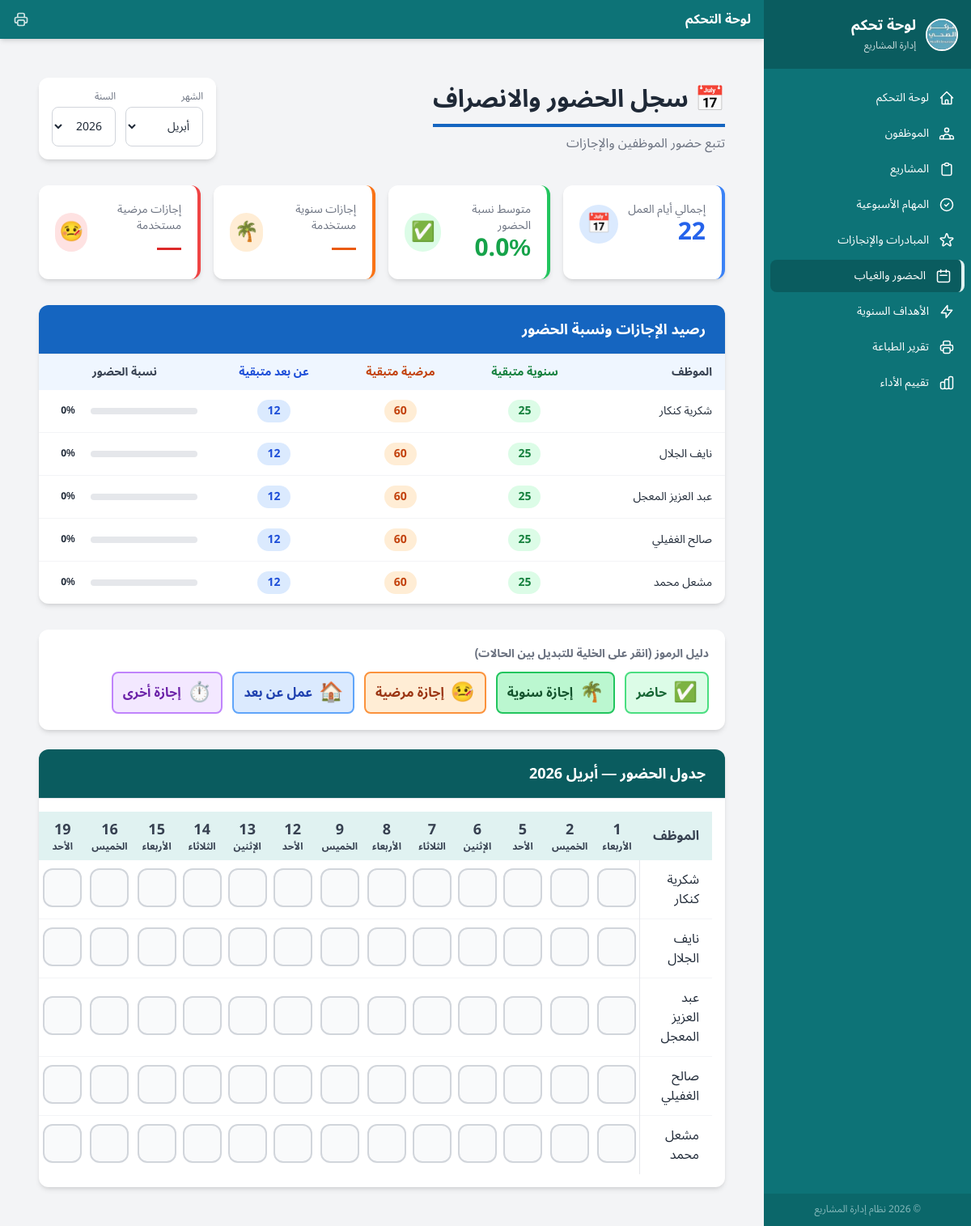
Page /attendance (signed in) on the committed database.
### models.py (models this page shows)
class Employee(db.Model):
    __tablename__ = 'employees'
    id = db.Column(db.Integer, primary_key=True)
    name = db.Column(db.String(100), nullable=False)
    annual_leave_total = db.Column(db.Integer, default=25)
    sick_leave_total = db.Column(db.Integer, default=60)
    remote_days_total = db.Column(db.Integer, default=12)
    is_active = db.Column(db.Boolean, default=True)
    created_at = db.Column(db.DateTime, default=datetime.utcnow)
    portfolios = db.relationship('Portfolio', secondary=employee_portfolios, backref=db.backref('employees', lazy='dynamic'))
    projects = db.relationship('Project', backref='employee', lazy='dynamic')
    attendance_records = db.relationship('Attendance', backref='employee', lazy='dynamic')
    annual_goals = db.relationship('AnnualGoal', backref='employee', lazy='dynamic', order_by='AnnualGoal.id')
    def used_annual(self):
        return Attendance.query.filter_by(employee_id=self.id, status='annual').count()
    def used_sick(self):
        return Attendance.query.filter_by(employee_id=self.id, status='sick').count()
    def used_remote(self):
        return Attendance.query.filter_by(employee_id=self.id, status='remote').count()
    def remaining_annual(self):
        return self.annual_leave_total - self.used_annual()
    def remaining_sick(self):
        return self.sick_leave_total - self.used_sick()
    def remaining_remote(self):
        return self.remote_days_total - self.used_remote()

### app.py (the view)
@app.route('/attendance')
@login_required
def attendance_page():
    employees = Employee.query.filter_by(is_active=True).all()
    year = request.args.get('year', datetime.date.today().year, type=int)
    month = request.args.get('month', datetime.date.today().month, type=int)
    cal = calendar.Calendar(firstweekday=6)
    working_days = []
    for d in cal.itermonthdates(year, month):
        if d.month == month and d.weekday() in (6, 0, 1, 2, 3):
            working_days.append(d)
    day_names_map = {6: 'الأحد', 0: 'الإثنين', 1: 'الثلاثاء', 2: 'الأربعاء', 3: 'الخميس'}
    days_info = [{'date': d.isoformat(), 'day_num': d.day, 'day_name': day_names_map[d.weekday()]} for d in working_days]
    records = {}
    for att in Attendance.query.filter(Attendance.date.like(f'{year}-{month:02d}%')).all():
        records[(att.employee_id, att.date)] = att.status
    months_ar = ["يناير","فبراير","مارس","أبريل","مايو","يونيو","يوليو","أغسطس","سبتمبر","أكتوبر","نوفمبر","ديسمبر"]
    att_stats = {}
    for emp in employees:
        total_days = len(days_info)
        present = sum(1 for d in days_info if records.get((emp.id, d['date'])) == 'present')
        absent = sum(1 for d in days_info if records.get((emp.id, d['date'])) in (None, ''))
        att_stats[emp.id] = {'total': total_days, 'present': present, 'rate': round(present/total_days*100) if total_days else 0}
    return render_template('attendance.html', employees=employees, days=days_info,
        records=records, year=year, month=month, month_name=months_ar[month-1],
        months=list(enumerate(months_ar, 1)), att_stats=att_stats)

### app.py (called while the page is built)
def login_required(f):
    @wraps(f)
    def decorated_function(*args, **kwargs):
        if not session.get('logged_in'):
            return redirect(url_for('login'))
        return f(*args, **kwargs)
    return decorated_function

### templates/attendance.html (shortened to what this page needs)
{% extends 'base.html' %}
{% block content %}
<div class="p-6" dir="rtl">
  <div class="mb-8 flex flex-wrap items-center justify-between gap-4">
    <div>
      <h1 class="text-3xl font-bold text-gray-800 border-b-4 pb-3 inline-block" style="border-color: #1565C0;">
        &#x1F4C5; سجل الحضور والانصراف
      </h1>
      <p class="text-gray-500 mt-2">تتبع حضور الموظفين والإجازات</p>
    </div>
    <div class="bg-white rounded-xl shadow-md p-4">
      <form method="GET" action="/attendance" class="flex flex-wrap items-end gap-3">
        <div>
          <label class="block text-xs font-medium text-gray-500 mb-1">الشهر</label>
          <select name="month" class="border border-gray-300 rounded-lg px-3 py-2 bg-white text-sm" onchange="this.form.submit()">
            {% for num, name in months %}
            <option value="{{ num }}" {% if num == month %}selected{% endif %}>{{ name }}</option>
            {% endfor %}
          </select>
        </div>
        <div>
          <label class="block text-xs font-medium text-gray-500 mb-1">السنة</label>
          <select name="year" class="border border-gray-300 rounded-lg px-3 py-2 bg-white text-sm" onchange="this.form.submit()">
            {% for y in range(2025, 2028) %}
            <option value="{{ y }}" {% if y == year %}selected{% endif %}>{{ y }}</option>
            {% endfor %}
          </select>
        </div>
      </form>
    </div>
  </div>
  <div class="grid grid-cols-1 md:grid-cols-2 lg:grid-cols-4 gap-4 mb-8">
    <div class="bg-white rounded-xl shadow-md p-5 border-r-4 border-blue-500">
      <div class="flex items-center justify-between">
        <div>
          <p class="text-gray-500 text-sm">إجمالي أيام العمل</p>
          <p class="text-3xl font-bold text-blue-600">{{ days|length }}</p>
        </div>
        <div class="w-12 h-12 bg-blue-100 rounded-full flex items-center justify-center text-2xl">&#x1F4C5;</div>
      </div>
    </div>
    <div class="bg-white rounded-xl shadow-md p-5 border-r-4 border-green-500">
      <div class="flex items-center justify-between">
        <div>
          <p class="text-gray-500 text-sm">متوسط نسبة الحضور</p>
          {% set total_rate = att_stats.values()|map(attribute='rate')|list|sum %}
          {% set avg_rate = (total_rate / employees|length)|round if employees else 0 %}
          <p class="text-3xl font-bold text-green-600">{{ avg_rate }}%</p>
        </div>
        <div class="w-12 h-12 bg-green-100 rounded-full flex items-center justify-center text-2xl">&#x2705;</div>
      </div>
    </div>
    <div class="bg-white rounded-xl shadow-md p-5 border-r-4 border-orange-500">
      <div class="flex items-center justify-between">
        <div>
          <p class="text-gray-500 text-sm">إجازات سنوية مستخدمة</p>
          <p class="text-3xl font-bold text-orange-600">—</p>
        </div>
        <div class="w-12 h-12 bg-orange-100 rounded-full flex items-center justify-center text-2xl">&#x1F334;</div>
      </div>
    </div>
    <div class="bg-white rounded-xl shadow-md p-5 border-r-4 border-red-500">
      <div class="flex items-center justify-between">
        <div>
          <p class="text-gray-500 text-sm">إجازات مرضية مستخدمة</p>
          <p class="text-3xl font-bold text-red-600">—</p>
        </div>
        <div class="w-12 h-12 bg-red-100 rounded-full flex items-center justify-center text-2xl">&#x1F912;</div>
      </div>
    </div>
  </div>
  <div class="bg-white rounded-xl shadow-md overflow-hidden mb-8">
    <div class="px-6 py-4 border-b" style="background-color: #1565C0;">
      <h3 class="text-lg font-bold text-white">رصيد الإجازات ونسبة الحضور</h3>
    </div>
    <div class="overflow-x-auto">
      <table class="w-full text-sm">
        <thead>
          <tr class="bg-blue-50">
            <th class="px-4 py-3 text-right font-semibold text-gray-700">الموظف</th>
            <th class="px-4 py-3 text-center font-semibold text-green-700">سنوية متبقية</th>
            <th class="px-4 py-3 text-center font-semibold text-orange-700">مرضية متبقية</th>
            <th class="px-4 py-3 text-center font-semibold text-blue-700">عن بعد متبقية</th>
            <th class="px-4 py-3 text-center font-semibold text-gray-700">نسبة الحضور</th>
          </tr>
        </thead>
        <tbody class="divide-y divide-gray-100">
          {% for emp in employees %}
          <tr class="hover:bg-gray-50 transition">
            <td class="px-4 py-3 font-medium text-gray-800">{{ emp.name }}</td>
            <td class="px-4 py-3 text-center">
              <span class="inline-block bg-green-100 text-green-700 font-bold px-3 py-1 rounded-full">{{ emp.remaining_annual() }}</span>
            </td>
            <td class="px-4 py-3 text-center">
              <span class="inline-block bg-orange-100 text-orange-700 font-bold px-3 py-1 rounded-full">{{ emp.remaining_sick() }}</span>
            </td>
            <td class="px-4 py-3 text-center">
              <span class="inline-block bg-blue-100 text-blue-700 font-bold px-3 py-1 rounded-full">{{ emp.remaining_remote() }}</span>
            </td>
            <td class="px-4 py-3 text-center">
              {% set rate = att_stats[emp.id].rate if emp.id in att_stats else 0 %}
              <div class="flex items-center gap-2">
                <div class="flex-1 bg-gray-200 rounded-full h-2 w-20">
                </div>
                <span class="text-xs font-bold w-10">{{ rate }}%</span>
              </div>
            </td>
          </tr>
          {% endfor %}
        </tbody>
      </table>
    </div>
  </div>
  <div class="bg-white rounded-xl shadow-md p-5 mb-6">
    <h3 class="text-sm font-semibold text-gray-500 mb-3">دليل الرموز (انقر على الخلية للتبديل بين الحالات)</h3>
    <div class="flex flex-wrap gap-3">
      <div class="flex items-center gap-2 bg-green-100 border-2 border-green-400 rounded-lg px-3 py-2">
        <span class="text-2xl">&#x2705;</span>
        <span class="text-green-800 font-bold">حاضر</span>
      </div>
      <div class="flex items-center gap-2 bg-green-200 border-2 border-green-500 rounded-lg px-3 py-2">
        <span class="text-2xl">&#x1F334;</span>
        <span class="text-green-900 font-bold">إجازة سنوية</span>
      </div>
      <div class="flex items-center gap-2 bg-orange-100 border-2 border-orange-400 rounded-lg px-3 py-2">
        <span class="text-2xl">&#x1F912;</span>
        <span class="text-orange-800 font-bold">إجازة مرضية</span>
      </div>
      <div class="flex items-center gap-2 bg-blue-100 border-2 border-blue-400 rounded-lg px-3 py-2">
        <span class="text-2xl">&#x1F3E0;</span>
        <span class="text-blue-800 font-bold">عمل عن بعد</span>
      </div>
      <div class="flex items-center gap-2 bg-purple-100 border-2 border-purple-400 rounded-lg px-3 py-2">
        <span class="text-2xl">&#x23F1;&#xFE0F;</span>
        <span class="text-purple-800 font-bold">إجازة أخرى</span>
      </div>
    </div>
  </div>
  <div class="bg-white rounded-xl shadow-md overflow-hidden">
    <div class="px-6 py-4 border-b" style="background-color: #0A5C5F;">
      <h3 class="text-lg font-bold text-white">جدول الحضور — {{ month_name }} {{ year }}</h3>
    </div>
    <div class="overflow-x-auto p-4">
      <table class="border-collapse"
        x-data="{
          statuses: ['', 'present', 'annual', 'sick', 'remote', 'other'],
          icons: { 'present': '\u2705', 'sick': '\uD83E\uDD12', 'annual': '\uD83C\uDF34', 'remote': '\uD83C\uDFE0', 'other': '\u23F1\uFE0F', '': '' },
          async toggle(empId, date, el) {
            let cur = el.dataset.status || '';
            let idx = (this.statuses.indexOf(cur) + 1) % this.statuses.length;
            let next = this.statuses[idx];
            let r = await fetch('/api/attendance', {
              method: 'POST',
              headers: { 'Content-Type': 'application/json' },
              body: JSON.stringify({ employee_id: empId, date: date, status: next })
            });
            if (r.ok) {
              el.dataset.status = next;
              el.innerHTML = this.icons[next] || '';
              el.className = el.className.replace(/bg-\w+-\d+/g, '').replace(/text-\w+-\d+/g, '').replace(/border-\w+-\d+/g, '').trim();
              let colorMap = { 'present': 'bg-green-100 text-green-700 border-green-400', 'sick': 'bg-orange-100 text-orange-700 border-orange-400', 'annual': 'bg-green-200 text-green-800 border-green-500', 'remote': 'bg-blue-100 text-blue-700 border-blue-400', 'other': 'bg-purple-100 text-purple-700 border-purple-400', '': 'bg-gray-50 text-gray-300 border-gray-300' };
              el.className += ' ' + (colorMap[next] || 'bg-gray-50 border-gray-300');
            }
          }
        }"
      >
        <thead>
          <tr style="background-color: #E0F2F1;">
            <th class="px-4 py-3 text-right font-semibold text-gray-700 sticky right-0 z-10" style="background-color: #E0F2F1;">الموظف</th>
            {% for day in days %}
            <th class="px-2 py-2 text-center font-semibold text-gray-700 min-w-[50px]">
              <div class="text-lg font-bold">{{ day.day_num }}</div>
              <div class="text-xs">{{ day.day_name }}</div>
            </th>
            {% endfor %}
          </tr>
        </thead>
        <tbody class="divide-y divide-gray-100">
          {% for emp in employees %}
          <tr class="hover:bg-gray-50">
            <td class="px-4 py-3 font-medium text-gray-800 sticky right-0 bg-white border-l z-10">{{ emp.name }}</td>
            {% for day in days %}
            {% set status_key = (emp.id, day.date) %}
            {% set cur_status = records.get(status_key, '') %}
            {% set icon_map = {'present': '&#x2705;', 'sick': '&#x1F912;', 'annual': '&#x1F334;', 'remote': '&#x1F3E0;', 'other': '&#x23F1;&#xFE0F;', '': ''} %}
            {% set color_map = {'present': 'bg-green-100 text-green-700 border-green-400', 'sick': 'bg-orange-100 text-orange-700 border-orange-400', 'annual': 'bg-green-200 text-green-800 border-green-500', 'remote': 'bg-blue-100 text-blue-700 border-blue-400', 'other': 'bg-purple-100 text-purple-700 border-purple-400', '': 'bg-gray-50 text-gray-300 border-gray-300'} %}
            <td class="p-1 text-center">
              <button
                type="button"
                data-status="{{ cur_status }}"
                @click="toggle({{ emp.id }}, '{{ day.date }}', $el)"
                class="w-12 h-12 rounded-xl text-2xl border-2 font-bold transition hover:scale-110 hover:shadow-lg cursor-pointer {{ color_map.get(cur_status, 'bg-gray-50 text-gray-300 border-gray-300') }}"
                title="{{ day.date }}"
              >{{ icon_map.get(cur_status, '') }}</button>
            </td>
            {% endfor %}
          </tr>
          {% endfor %}
        </tbody>
      </table>
    </div>
  </div>
</div>
{% endblock %}

### templates/base.html (style rules this page uses)
* { font-family: 'Noto Sans Arabic', sans-serif; }

### rows in the picture
Employee: name "شكرية كنكار", remaining_annual "25", remaining_sick "60", remaining_remote "12", rate "0"
Employee: name "نايف الجلال", remaining_annual "25", remaining_sick "60", remaining_remote "12", rate "0"
Employee: name "عبد العزيز المعجل", remaining_annual "25", remaining_sick "60", remaining_remote "12", rate "0"
Employee: name "صالح الغفيلي", remaining_annual "25", remaining_sick "60", remaining_remote "12", rate "0"
Employee: name "مشعل محمد", remaining_annual "25", remaining_sick "60", remaining_remote "12", rate "0"

### other values in the picture
{{ label }} "لوحة التحكم" "الموظفون" "المشاريع" "المهام الأسبوعية" "المبادرات والإنجازات" "الحضور والغياب" "الأهداف السنوية" "تقرير الطباعة" "تقييم الأداء"
{{ 2026 }} "2026"
{{ days|length }} "22"
{{ avg_rate }} "0.0"
{{ month_name }} "أبريل"
{{ year }} "2026"
{{ day.day_num }} "1" "2" "5" "6" "7" "8" "9" "12" "13" "14" "15" "16" "19"
{{ day.day_name }} "الأربعاء" "الخميس" "الأحد" "الإثنين" "الثلاثاء" "الأربعاء" "الخميس" "الأحد" "الإثنين" "الثلاثاء" "الأربعاء" "الخميس" "الأحد"
form field month "أبريل"
form field year "2026"
